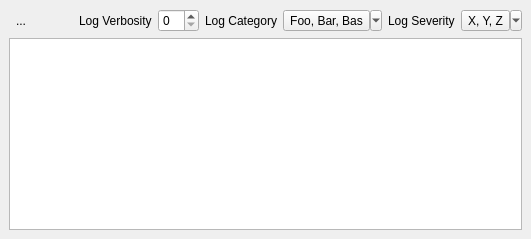
  <widget class="QDockWidget" name="dwLogging">
   <property name="windowTitle">
    <string>Logging</string>
   </property>
   <attribute name="dockWidgetArea">
    <number>8</number>
   </attribute>
   <widget class="QWidget" name="dockWidgetContents">
    <layout class="QVBoxLayout" name="verticalLayout_12">
     <item>
      <layout class="QHBoxLayout" name="horizontalLayout_8">
       <item>
        <widget class="QToolButton" name="tbSaveLog">
         <property name="text">
          <string>...</string>
         </property>
         <property name="icon">
          <iconset resource="../res/resources.qrc">
           <normaloff>:/MainWindow/save.png</normaloff>:/MainWindow/save.png</iconset>
         </property>
         <property name="autoRaise">
          <bool>true</bool>
         </property>
        </widget>
       </item>
       <item>
        <spacer name="horizontalSpacer_6">
         <property name="orientation">
          <enum>Qt::Horizontal</enum>
         </property>
         <property name="sizeHint" stdset="0">
          <size>
           <width>40</width>
           <height>20</height>
          </size>
         </property>
        </spacer>
       </item>
       <item>
        <widget class="QLabel" name="label_4">
         <property name="text">
          <string>Log Verbosity</string>
         </property>
        </widget>
       </item>
       <item>
        <widget class="QSpinBox" name="sbLogVerbosity"/>
       </item>
       <item>
        <widget class="QLabel" name="label_2">
         <property name="text">
          <string>Log Category</string>
         </property>
        </widget>
       </item>
       <item>
        <widget class="QToolButton" name="tbCategory">
         <property name="text">
          <string>Foo, Bar, Bas</string>
         </property>
         <property name="popupMode">
          <enum>QToolButton::MenuButtonPopup</enum>
         </property>
         <property name="toolButtonStyle">
          <enum>Qt::ToolButtonTextBesideIcon</enum>
         </property>
         <property name="arrowType">
          <enum>Qt::NoArrow</enum>
         </property>
        </widget>
       </item>
       <item>
        <widget class="QLabel" name="label_3">
         <property name="text">
          <string>Log Severity</string>
         </property>
        </widget>
       </item>
       <item>
        <widget class="QToolButton" name="tbSeverity">
         <property name="text">
          <string>X, Y, Z</string>
         </property>
         <property name="popupMode">
          <enum>QToolButton::MenuButtonPopup</enum>
         </property>
         <property name="toolButtonStyle">
          <enum>Qt::ToolButtonTextOnly</enum>
         </property>
         <property name="arrowType">
          <enum>Qt::NoArrow</enum>
         </property>
        </widget>
       </item>
      </layout>
     </item>
     <item>
      <widget class="QListView" name="lvLog">
       <property name="showDropIndicator" stdset="0">
        <bool>false</bool>
       </property>
       <property name="selectionMode">
        <enum>QAbstractItemView::NoSelection</enum>
       </property>
      </widget>
     </item>
    </layout>
   </widget>
  </widget>
